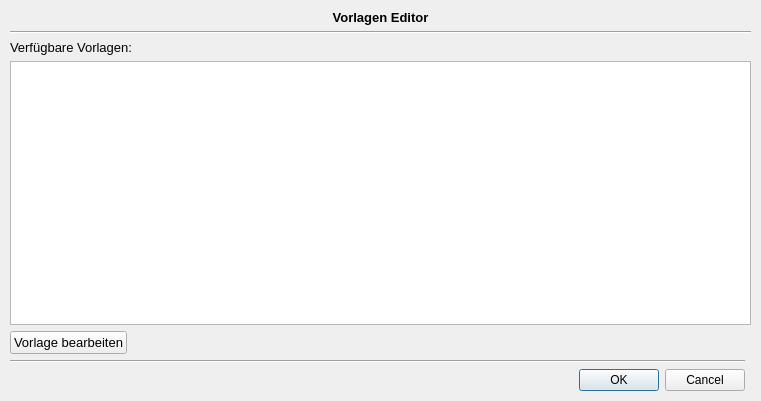
<?xml version="1.0" encoding="UTF-8"?>
<ui version="4.0">
 <class>patternEditorReport</class>
 <widget class="QDialog" name="patternEditorReport">
  <property name="geometry">
   <rect>
    <x>0</x>
    <y>0</y>
    <width>761</width>
    <height>401</height>
   </rect>
  </property>
  <property name="windowTitle">
   <string>Dialog</string>
  </property>
  <widget class="QWidget" name="gridLayoutWidget_2">
   <property name="geometry">
    <rect>
     <x>10</x>
     <y>10</y>
     <width>741</width>
     <height>381</height>
    </rect>
   </property>
   <layout class="QGridLayout" name="gridLayout_2">
    <item row="0" column="0" colspan="2">
     <widget class="QLabel" name="label_6">
      <property name="sizePolicy">
       <sizepolicy hsizetype="Preferred" vsizetype="Fixed">
        <horstretch>0</horstretch>
        <verstretch>0</verstretch>
       </sizepolicy>
      </property>
      <property name="font">
       <font>
        <pointsize>10</pointsize>
        <weight>75</weight>
        <bold>true</bold>
       </font>
      </property>
      <property name="text">
       <string>Vorlagen Editor</string>
      </property>
      <property name="alignment">
       <set>Qt::AlignCenter</set>
      </property>
     </widget>
    </item>
    <item row="5" column="0" colspan="2">
     <layout class="QHBoxLayout" name="horizontalLayout">
      <item>
       <widget class="QPushButton" name="editEntry">
        <property name="sizePolicy">
         <sizepolicy hsizetype="Fixed" vsizetype="Fixed">
          <horstretch>0</horstretch>
          <verstretch>0</verstretch>
         </sizepolicy>
        </property>
        <property name="font">
         <font>
          <pointsize>10</pointsize>
         </font>
        </property>
        <property name="text">
         <string>Vorlage bearbeiten</string>
        </property>
       </widget>
      </item>
      <item>
       <spacer name="horizontalSpacer">
        <property name="orientation">
         <enum>Qt::Horizontal</enum>
        </property>
        <property name="sizeType">
         <enum>QSizePolicy::MinimumExpanding</enum>
        </property>
        <property name="sizeHint" stdset="0">
         <size>
          <width>40</width>
          <height>0</height>
         </size>
        </property>
       </spacer>
      </item>
     </layout>
    </item>
    <item row="7" column="0">
     <widget class="QDialogButtonBox" name="buttonBox">
      <property name="orientation">
       <enum>Qt::Horizontal</enum>
      </property>
      <property name="standardButtons">
       <set>QDialogButtonBox::Cancel|QDialogButtonBox::Ok</set>
      </property>
     </widget>
    </item>
    <item row="3" column="0" rowspan="2" colspan="2">
     <widget class="QTableView" name="tablePatterns">
      <property name="sizePolicy">
       <sizepolicy hsizetype="Expanding" vsizetype="Expanding">
        <horstretch>0</horstretch>
        <verstretch>0</verstretch>
       </sizepolicy>
      </property>
      <property name="minimumSize">
       <size>
        <width>0</width>
        <height>250</height>
       </size>
      </property>
      <property name="font">
       <font>
        <pointsize>10</pointsize>
       </font>
      </property>
      <property name="contextMenuPolicy">
       <enum>Qt::CustomContextMenu</enum>
      </property>
      <property name="dragEnabled">
       <bool>true</bool>
      </property>
      <property name="alternatingRowColors">
       <bool>true</bool>
      </property>
      <property name="selectionMode">
       <enum>QAbstractItemView::SingleSelection</enum>
      </property>
      <property name="selectionBehavior">
       <enum>QAbstractItemView::SelectRows</enum>
      </property>
      <attribute name="horizontalHeaderCascadingSectionResizes">
       <bool>true</bool>
      </attribute>
      <attribute name="horizontalHeaderStretchLastSection">
       <bool>true</bool>
      </attribute>
      <attribute name="verticalHeaderVisible">
       <bool>false</bool>
      </attribute>
     </widget>
    </item>
    <item row="1" column="0" colspan="2">
     <widget class="Line" name="line_3">
      <property name="orientation">
       <enum>Qt::Horizontal</enum>
      </property>
     </widget>
    </item>
    <item row="2" column="0">
     <widget class="QLabel" name="label_2">
      <property name="sizePolicy">
       <sizepolicy hsizetype="Preferred" vsizetype="Fixed">
        <horstretch>0</horstretch>
        <verstretch>0</verstretch>
       </sizepolicy>
      </property>
      <property name="font">
       <font>
        <pointsize>10</pointsize>
       </font>
      </property>
      <property name="text">
       <string>Verfügbare Vorlagen:</string>
      </property>
     </widget>
    </item>
    <item row="6" column="0">
     <widget class="Line" name="line">
      <property name="orientation">
       <enum>Qt::Horizontal</enum>
      </property>
     </widget>
    </item>
   </layout>
  </widget>
 </widget>
 <resources/>
 <connections>
  <connection>
   <sender>buttonBox</sender>
   <signal>accepted()</signal>
   <receiver>patternEditorReport</receiver>
   <slot>accept()</slot>
   <hints>
    <hint type="sourcelabel">
     <x>248</x>
     <y>254</y>
    </hint>
    <hint type="destinationlabel">
     <x>157</x>
     <y>274</y>
    </hint>
   </hints>
  </connection>
  <connection>
   <sender>buttonBox</sender>
   <signal>rejected()</signal>
   <receiver>patternEditorReport</receiver>
   <slot>reject()</slot>
   <hints>
    <hint type="sourcelabel">
     <x>316</x>
     <y>260</y>
    </hint>
    <hint type="destinationlabel">
     <x>286</x>
     <y>274</y>
    </hint>
   </hints>
  </connection>
 </connections>
</ui>
